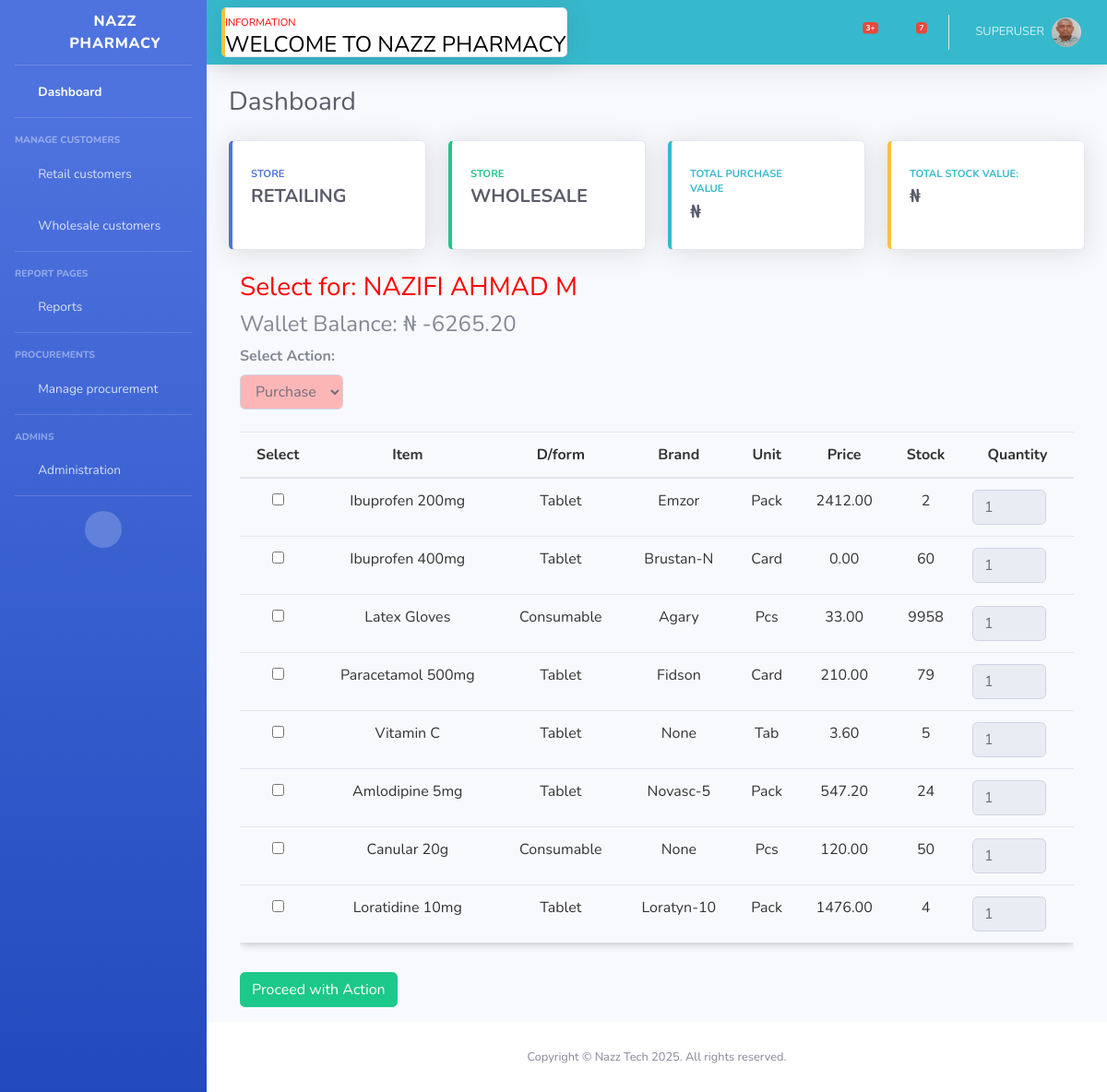
The page /select_items/1/ (signed in) on the database as committed earlier.
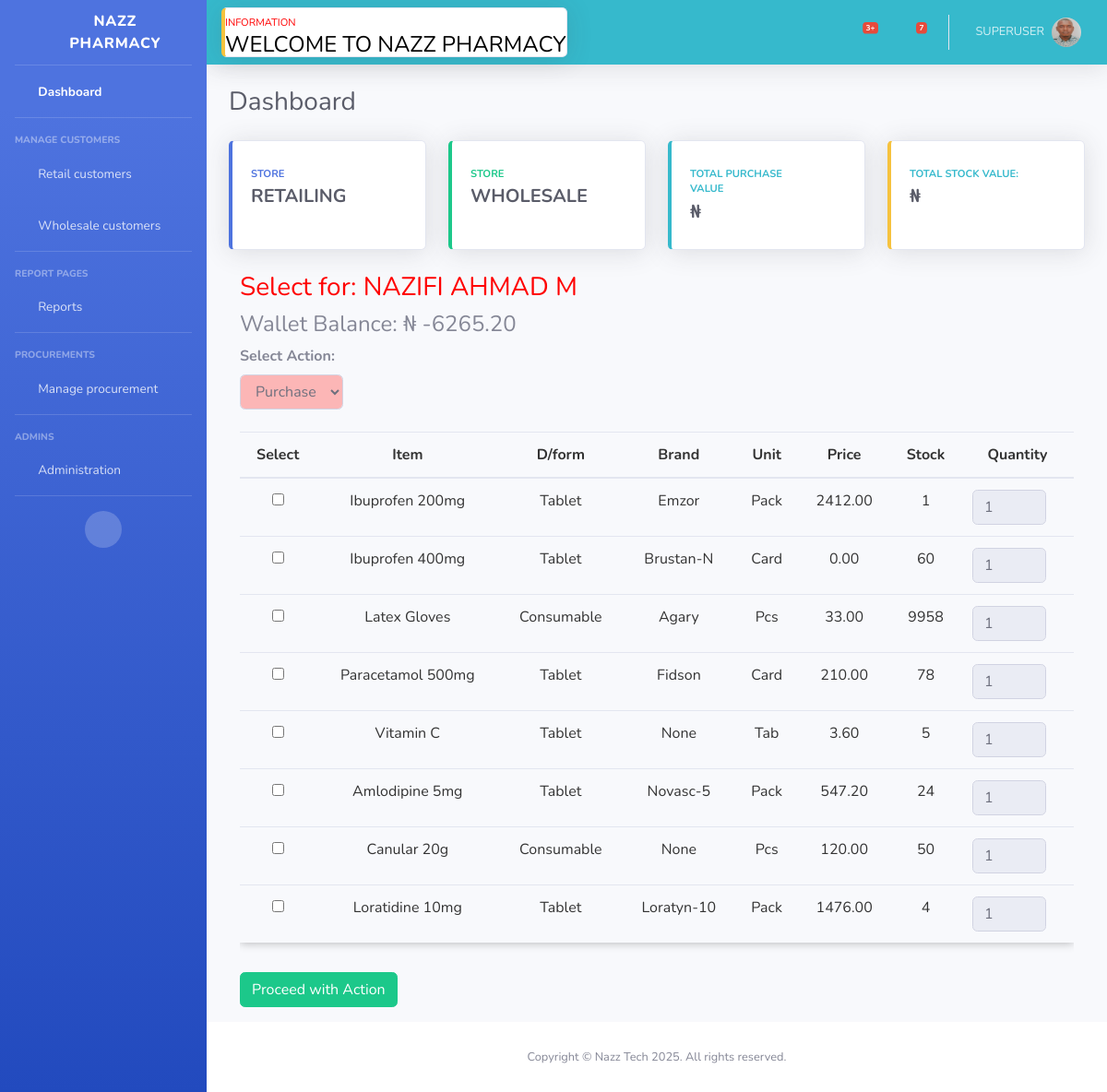
The same page on the database as committed later.
### store/models.py (models this page shows, shortened)
class Item(models.Model):
    name = models.CharField(max_length=200)
    dosage_form = models.CharField(max_length=200, choices=DOSAGE_FORM, blank=True, null=True)
    brand = models.CharField(max_length=200, blank=True, null=True)
    unit = models.CharField(max_length=200, choices=UNIT, blank=True, null=True)
    cost = models.DecimalField(max_digits=12, decimal_places=2, default=0)
    price = models.DecimalField(max_digits=12, decimal_places=2, default=0)
    markup = models.DecimalField(max_digits=6, decimal_places=2, default=0, choices=MARKUP_CHOICES)
    stock = models.PositiveIntegerField(default=0, null=True, blank=True)
    low_stock_threshold = models.PositiveIntegerField(default=0, null=True, blank=True)
    exp_date = models.DateField(null=True, blank=True)
    class Meta:
        ordering = ('name',)

### store/views.py (the view, shortened to what this page needs)
# urls.py: path('select_items/<int:pk>/', views.select_items, name='select_items'),
@transaction.atomic
@login_required
def select_items(request, pk):
    if request.user.is_authenticated:
        customer = get_object_or_404(Customer, id=pk)
        items = Item.objects.all().order_by('name')
        wallet_balance = Decimal('0.0')
        try:
            wallet_balance = customer.wallet.balance
        except Wallet.DoesNotExist:
            messages.warning(request, 'This customer does not have an associated wallet.')
        return render(request, 'partials/select_items.html', {
            'customer': customer,
            'items': items,
            'wallet_balance': wallet_balance
        })
    else:
        return redirect('store:index')

### templates/partials/select_items.html (shortened to what this page needs)
{% extends "partials/base.html" %}
{% block content %}
<div class="col-12">
    <h3 style="color: red;">Select for: {{ customer.name }}</h3>
    <h4>Wallet Balance: ₦ {{ wallet_balance }}</h4>
    <div class="mb-4">
        <label for="action" class="form-label" style="font-weight: bold;">Select Action:</label>
        <select id="action" class="form-select form-control" name="action" form="item-form"
            style="background-color: rgb(252, 182, 182); width:auto">
            <option value="purchase" selected>Purchase</option>
        </select>
    </div>
    <form method="post" action="{% url 'store:select_items' customer.id %}" id="item-form">
        <div id="item-selection" class="table-responsive">
            <table class="table table-hover table-reponsive">
                <thead>
                    <tr>
                        <th>Select</th>
                        <th>Item</th>
                        <th>D/form</th>
                        <th>Brand</th>
                        <th>Unit</th>
                        <th>Price</th>
                        <th>Stock</th>
                        <th>Quantity</th>
                    </tr>
                </thead>
                <tbody id="for-customer">
                    {% for item in items %}
                    <tr>
                        <td>
                            <input type="checkbox" name="item_ids" value="{{ item.id }}">
                        </td>
                        <td>{{ item.name|title }}</td>
                        <td>{{ item.dosage_form }}</td>
                        <td>{{ item.brand|title }}</td>
                        <td>{{ item.unit }}</td>
                        <td>{{ item.price }}</td>
                        <td>{{ item.stock }}</td>
                        <td>
                            <input type="number" name="quantities" min="1" max="{{ item.stock_quantity }}" value="1"
                                class="form-control input-sm" style="width: 80px" disabled>
                        </td>
                    </tr>
                    {% endfor %}
                </tbody>
            </table>
        </div>
        <button type="submit" class="btn btn-success my-3">Proceed with Action</button>
    </form>
</div>
{% endblock content %}

Rows that differ between the two databases and show on the page:
changed Item "Ibuprofen 200mg": stock "2" → "1"
changed Item "Paracetamol 500mg": stock "79" → "78"
